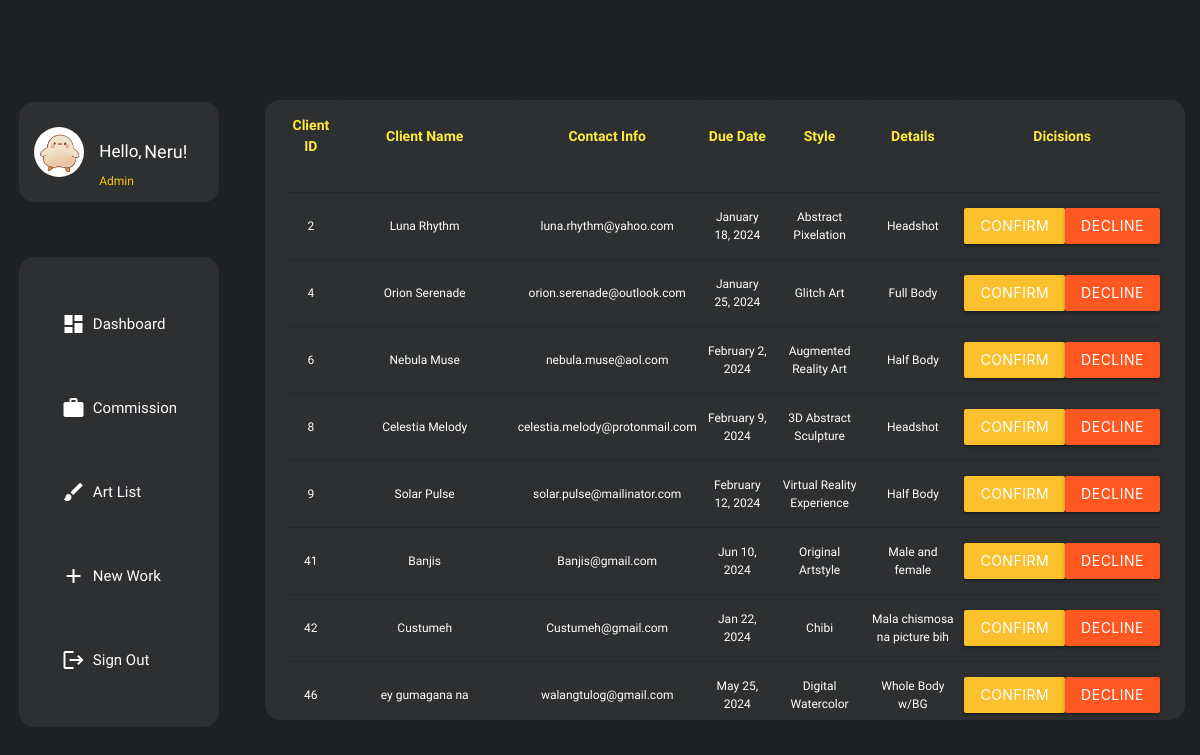
Page /Admin/commission.php (signed in) on the earlier database version.
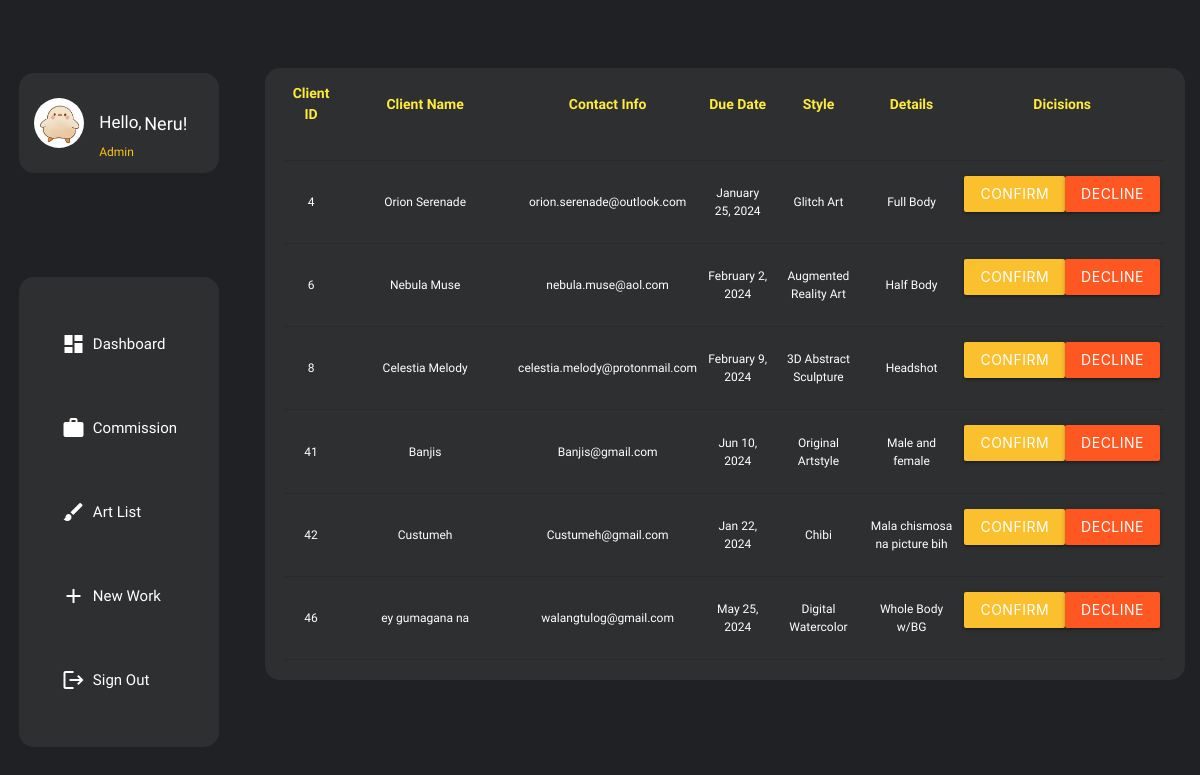
Same page on the later database version.
### tables this page shows
CREATE TABLE `commission` (
  `client_id` int(11) NOT NULL,
  `email` varchar(255) NOT NULL,
  `name` varchar(255) NOT NULL,
  `due_date` varchar(255) NOT NULL,
  `art_style` varchar(255) NOT NULL,
  `details` text NOT NULL,
  `description` text NOT NULL
);

### Admin/commission.php (the view, shortened to what this page needs)
<?php
    include ('assets/config/db.php');
    $sql = 'SELECT client_id, name, email, due_date, art_style, details FROM commission';
    $result = mysqli_query($con, $sql);
?>
<!DOCTYPE html>
<html lang="en">
<head>
    <link rel="stylesheet" href="assets\css\commission.css">
    <link rel="stylesheet" href="assets\css\materialize.min.css">
</head>
<body>
    <div class="main-wrapper">
        <?php
        include "admin-nav.php";
        ?>
        <article class="wrapper-commission">
            <div class="commission">
                <table class="centered highlight">
                <thead>
                    <tr>
                        <th class="yellow-text">Client ID</th>
                        <th class="yellow-text">Client Name</th>
                        <th class="yellow-text">Contact Info</th>
                        <th class="yellow-text">Due Date</th>
                        <th class="yellow-text">Style</th>
                        <th class="yellow-text">Details</th>
                        <th class="yellow-text">Dicisions</th>
                    </tr>
                </thead>
                <tbody>
                <?php
                    if ($result->num_rows > 0) {
                        $rows = mysqli_fetch_all($result, MYSQLI_ASSOC);
                        foreach ($rows as $row) {
                            echo "
                                <tr style = 'align-items: baseline'>
                                    <td>$row[client_id]</td>
                                    <td>" . htmlspecialchars($row["name"])  . "</td>
                                    <td>" . htmlspecialchars($row["email"]) . "</td>
                                    <td>" . htmlspecialchars($row["due_date"]) . "</td>
                                    <td>" . htmlspecialchars($row["art_style"])  . "</td>
                                    <td>" . htmlspecialchars($row["details"])  . "</td>
                                    <td style='display: flex; flex-direction: row; height: auto; width: auto;' >
                                    <form action='confirm.php' method='post'>
                                        <input type='hidden' name='client_id' value='" . htmlspecialchars($row["client_id"]) . "'>
                                        <button type='submit' class='waves-effect waves-light btn yellow darken-2' name='confirm'>Confirm</button>
                                    </form>
                                    <form action='' method='GET'>
                                        <input type='hidden' name='client_id' value='{$row['client_id']}'>
                                        <button type='submit' class='waves-effect waves-light btn deep-orange'>Decline</button>
                                     </form>
                                </td>
                                </tr>
                            ";
                        }
                    }
                    ?>
                </tbody>
                </table>
            </div>
        </article>
    </div>
</body>
</html>

### Admin/admin-nav.php (shortened to what this page needs)
<?php
$username = $_SESSION['username'];
?>
<!DOCTYPE html>
<html lang="en">
<head>
    <link rel="stylesheet" href="assets\css\admin-nav.css">
    <link rel="stylesheet" href="assets\css\font.css">
</head>
    <div class="wrapper">
    <div class="nav-container">
               <div class="user-container">
                    <span class="user-container-box">
                        <span class="image-container">
                    <img id="image" src="assets\img\ducky.jpg" alt="ducky duck" height="50px" width="50px">
                        </span>
                        <span class="col-2-row-2">
                            <p style="font-size: 18x;">Hello, </p>
                        </span>
                             <p id="role">Admin</p>
                             <p id="username" style="font-size: 18px; font-weight: 500;">
                             <?php echo $username; ?>!
                            </p>
                     </span>
                </div>
                    <div class="sidenav-wrapper">
                        <div class="side-nav">
                        <ul class="nav-list">
                            <li>
                                <a class="nav-buttons" href="index.php">
                                <i class="material-icons">dashboard</i>
                                &nbsp;&nbsp;Dashboard
                                </a>
                            </li>
                            <li>
                                <a class="nav-buttons" href="commission.php">
                                <i class="material-icons">work</i>
                                &nbsp;&nbsp;Commission
                                </a>
                            </li>
                            <li>
                                <a class="nav-buttons" href="artlist.php">
                                <i class="material-icons">brush</i>
                                &nbsp;&nbsp;Art List
                                </a>
                            </li>
                            <li>
                                <a class="nav-buttons" href="addwork.php">
                                <i class="material-icons">add</i>
                                &nbsp;&nbsp;New Work
                                </a>
                            </li>
                            <li>
                                <a class="nav-buttons"href="<?php echo htmlspecialchars($_SERVER['PHP_SELF']); ?>?action=logout">
                                <i class="material-icons">logout</i>
                                &nbsp;&nbsp;Sign Out
                                </a>
                            </li>
                            </ul>
                        </div>
                    </div>
    </div>
    </div>
</html>

### Admin/assets/css/commission.css (style rules this page uses)
*, html { scroll-behavior: smooth !important; color: white; }
.main-wrapper { display: flex; flex-direction: row; }
.wrapper-commission { height: 100%; width: 1300px ; display: flex; padding: 15px; }
.commission { background-color: #2D2F31; color: white; height: 612px; width: 100%; position: relative; top: 53px; border-radius: 15px; padding: 20px; overflow-y: scroll; display: flex; justify-self: center; align-self: center; }
td { overflow-wrap: break-word; font-size: 12px; }
th { font-weight: 600; font-size: 14px; color: #D5C596; position: sticky; top: 0; transform: translateY(-20px); display: flex; background-color: #2D2F31; z-index: 2; height: 70px; }
th:nth-child(2), td:nth-child(2), th:nth-child(7), td:nth-child(7) { width: 20%; }
td:nth-child(7) { display: flex; flex-direction: row; height: auto; width: auto; }
@media (min-height: 860px) { .commission { position: relative; top: 85px; height: 620px; } }

### Admin/assets/css/admin-nav.css (style rules this page uses)
html { background-color: #202124; }
.wrapper { height: 100vh; width: 250px; background-color:#202124 ; display: flex; justify-content: center; align-items: center; }
.nav-container { height: 90%; width: 95%; display: grid; grid-template-columns: 250px; grid-template-rows: 1fr; grid-template-areas: 'user' 'nav'; }
.user-container { grid-area: user; padding: 10px; }
.user-container-box { background-color: #2D2F31; margin:3px; height: 100px; width:200px; border-radius: 15px; display: grid; grid-template-columns: 80px 45px 75px; grid-template-rows: 25px 50px 25px; position: relative; top: 20px; }
.image-container { grid-area: 2/1; justify-self: center; }
#image { border-radius: 100%; }
#role { grid-area: 3/2; justify-self: start; align-self: end; font-size: 12px; color: #ffc40c; }
#username { grid-area: 2/3; justify-self: start; align-self: center; font-size: 17px; color: white; }
.col-2-row-2 { grid-area: 2/2; align-self: center; justify-self: start; font-size: 17px; color: white; }
.sidenav-wrapper { grid-area: nav; padding:10px; }
.side-nav { margin: 3px; background-color: #2D2F31; height: 470px; width: 200px; border-radius: 15px; display: flex; flex-direction: column; justify-content: center; align-items: center; }
.nav-list { list-style: none; padding: 0; margin: 0; }
.nav-buttons { display: flex; align-items: center; padding: 30px; color: white; text-decoration: none; }
@media (min-height: 860px) { .side-nav { position: relative; bottom: 90px; } }
@media (min-height: 860px) { .user-container-box { position: relative; top: 45px; } }

Differences in the rows shown:
removed commission: client_id "2", name "Luna Rhythm", email "luna.rhythm@yahoo.com", due_date "January 18, 2024", art_style "Abstract Pixelation", details "Headshot"
removed commission: client_id "9", name "Solar Pulse", email "solar.pulse@mailinator.com", due_date "February 12, 2024", art_style "Virtual Reality Experience", details "Half Body"
